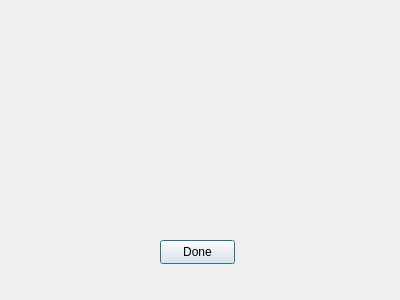
<?xml version="1.0" encoding="UTF-8"?>
<ui version="4.0">
 <class>GraphDialog</class>
 <widget class="QDialog" name="GraphDialog">
  <property name="geometry">
   <rect>
    <x>0</x>
    <y>0</y>
    <width>400</width>
    <height>300</height>
   </rect>
  </property>
  <property name="windowTitle">
   <string>Dialog</string>
  </property>
  <widget class="QCustomPlot" name="graph_area" native="true">
   <property name="geometry">
    <rect>
     <x>40</x>
     <y>30</y>
     <width>301</width>
     <height>181</height>
    </rect>
   </property>
  </widget>
  <widget class="QPushButton" name="done_button">
   <property name="geometry">
    <rect>
     <x>160</x>
     <y>240</y>
     <width>75</width>
     <height>24</height>
    </rect>
   </property>
   <property name="text">
    <string>Done</string>
   </property>
  </widget>
 </widget>
 <customwidgets>
  <customwidget>
   <class>QCustomPlot</class>
   <extends>QWidget</extends>
   <header>View/qcustomplot.h</header>
   <container>1</container>
  </customwidget>
 </customwidgets>
 <resources/>
 <connections/>
</ui>
